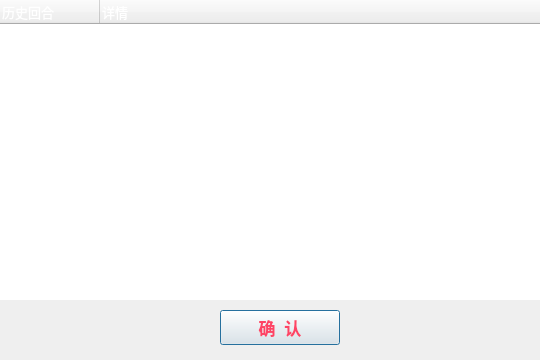
<?xml version="1.0" encoding="UTF-8"?>
<ui version="4.0">
 <class>histroy</class>
 <widget class="QDialog" name="histroy">
  <property name="geometry">
   <rect>
    <x>0</x>
    <y>0</y>
    <width>540</width>
    <height>360</height>
   </rect>
  </property>
  <property name="windowTitle">
   <string>历史记录</string>
  </property>
  <property name="windowIcon">
   <iconset resource="res.qrc">
    <normaloff>:/res/history.png</normaloff>:/res/history.png</iconset>
  </property>
  <widget class="QTreeWidget" name="treeWidget">
   <property name="geometry">
    <rect>
     <x>0</x>
     <y>0</y>
     <width>540</width>
     <height>300</height>
    </rect>
   </property>
   <property name="font">
    <font>
     <family>微软雅黑</family>
     <pointsize>10</pointsize>
     <weight>50</weight>
     <bold>false</bold>
     <stylestrategy>PreferAntialias</stylestrategy>
    </font>
   </property>
   <property name="styleSheet">
    <string notr="true">border-image: url(:/res/blank.png);
color: rgb(255, 255, 255);</string>
   </property>
   <property name="frameShape">
    <enum>QFrame::NoFrame</enum>
   </property>
   <column>
    <property name="text">
     <string>历史回合</string>
    </property>
   </column>
   <column>
    <property name="text">
     <string>详情</string>
    </property>
   </column>
  </widget>
  <widget class="MyButton" name="next">
   <property name="geometry">
    <rect>
     <x>220</x>
     <y>310</y>
     <width>120</width>
     <height>35</height>
    </rect>
   </property>
   <property name="palette">
    <palette>
     <active>
      <colorrole role="ButtonText">
       <brush brushstyle="SolidPattern">
        <color alpha="255">
         <red>254</red>
         <green>67</green>
         <blue>101</blue>
        </color>
       </brush>
      </colorrole>
     </active>
     <inactive>
      <colorrole role="ButtonText">
       <brush brushstyle="SolidPattern">
        <color alpha="255">
         <red>254</red>
         <green>67</green>
         <blue>101</blue>
        </color>
       </brush>
      </colorrole>
     </inactive>
     <disabled>
      <colorrole role="ButtonText">
       <brush brushstyle="SolidPattern">
        <color alpha="255">
         <red>120</red>
         <green>120</green>
         <blue>120</blue>
        </color>
       </brush>
      </colorrole>
     </disabled>
    </palette>
   </property>
   <property name="font">
    <font>
     <family>微软雅黑</family>
     <pointsize>13</pointsize>
     <weight>75</weight>
     <bold>true</bold>
    </font>
   </property>
   <property name="text">
    <string>确  认</string>
   </property>
  </widget>
  <widget class="QLabel" name="label">
   <property name="geometry">
    <rect>
     <x>0</x>
     <y>0</y>
     <width>540</width>
     <height>360</height>
    </rect>
   </property>
   <property name="styleSheet">
    <string notr="true">border-image: url(:/res/back_ground_2.jpg);</string>
   </property>
   <property name="text">
    <string/>
   </property>
  </widget>
  <zorder>label</zorder>
  <zorder>treeWidget</zorder>
  <zorder>next</zorder>
 </widget>
 <customwidgets>
  <customwidget>
   <class>MyButton</class>
   <extends>QPushButton</extends>
   <header>mybutton.h</header>
  </customwidget>
 </customwidgets>
 <resources>
  <include location="res.qrc"/>
 </resources>
 <connections/>
</ui>
